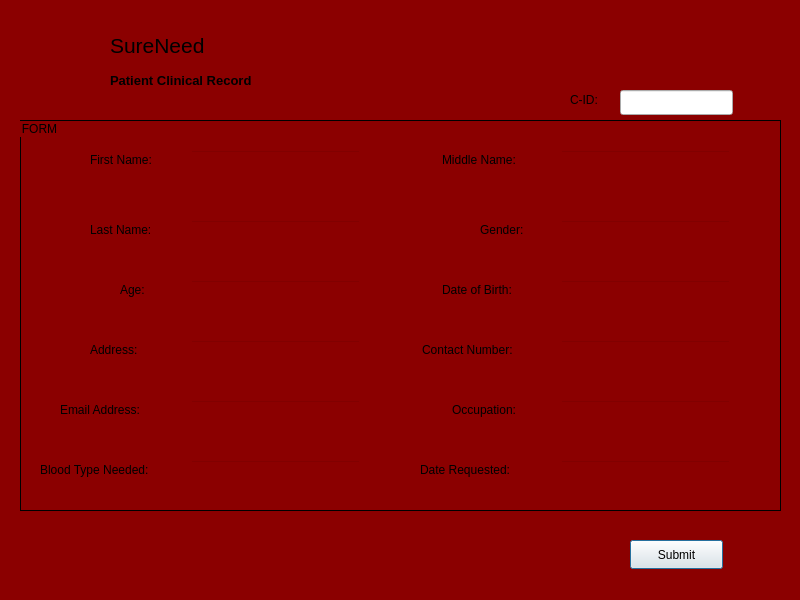
<?xml version="1.0" encoding="UTF-8"?>
<ui version="4.0">
 <class>RequestForm</class>
 <widget class="QDialog" name="RequestForm">
  <property name="geometry">
   <rect>
    <x>0</x>
    <y>0</y>
    <width>800</width>
    <height>600</height>
   </rect>
  </property>
  <property name="windowTitle">
   <string>Request Form</string>
  </property>
  <property name="styleSheet">
   <string notr="true">QDialog{
background: #8B0000;

}</string>
  </property>
  <widget class="QLabel" name="label_13">
   <property name="geometry">
    <rect>
     <x>10</x>
     <y>10</y>
     <width>131</width>
     <height>91</height>
    </rect>
   </property>
   <property name="styleSheet">
    <string notr="true">QWidget{
image: url(&quot;C:/Users/clint/Pictures/sblood.png&quot;);
}</string>
   </property>
   <property name="text">
    <string/>
   </property>
  </widget>
  <widget class="QLabel" name="label_12">
   <property name="geometry">
    <rect>
     <x>110</x>
     <y>30</y>
     <width>201</width>
     <height>31</height>
    </rect>
   </property>
   <property name="font">
    <font>
     <pointsize>16</pointsize>
     <bold>false</bold>
    </font>
   </property>
   <property name="text">
    <string>SureNeed</string>
   </property>
  </widget>
  <widget class="QLabel" name="label_14">
   <property name="geometry">
    <rect>
     <x>110</x>
     <y>70</y>
     <width>181</width>
     <height>21</height>
    </rect>
   </property>
   <property name="font">
    <font>
     <pointsize>10</pointsize>
     <bold>true</bold>
    </font>
   </property>
   <property name="text">
    <string>Patient Clinical Record</string>
   </property>
  </widget>
  <widget class="QLineEdit" name="txtMiddleName">
   <property name="geometry">
    <rect>
     <x>560</x>
     <y>150</y>
     <width>171</width>
     <height>25</height>
    </rect>
   </property>
   <property name="styleSheet">
    <string notr="true">QLineEdit{
border-bottom: 1px solid black;
background: transparent;
}
</string>
   </property>
  </widget>
  <widget class="QLineEdit" name="txtGender">
   <property name="geometry">
    <rect>
     <x>560</x>
     <y>220</y>
     <width>171</width>
     <height>25</height>
    </rect>
   </property>
   <property name="styleSheet">
    <string notr="true">QLineEdit{
border-bottom: 1px solid black;
background: transparent;
}
</string>
   </property>
  </widget>
  <widget class="QLineEdit" name="txtDateofBirth">
   <property name="geometry">
    <rect>
     <x>560</x>
     <y>280</y>
     <width>171</width>
     <height>25</height>
    </rect>
   </property>
   <property name="styleSheet">
    <string notr="true">QLineEdit{
border-bottom: 1px solid black;
background: transparent;
}
</string>
   </property>
  </widget>
  <widget class="QLineEdit" name="txtContactNumber">
   <property name="geometry">
    <rect>
     <x>560</x>
     <y>340</y>
     <width>171</width>
     <height>25</height>
    </rect>
   </property>
   <property name="styleSheet">
    <string notr="true">QLineEdit{
border-bottom: 1px solid black;
background: transparent;
}
</string>
   </property>
  </widget>
  <widget class="QLineEdit" name="txtOccupation">
   <property name="geometry">
    <rect>
     <x>560</x>
     <y>400</y>
     <width>171</width>
     <height>25</height>
    </rect>
   </property>
   <property name="styleSheet">
    <string notr="true">QLineEdit{
border-bottom: 1px solid black;
background: transparent;
}
</string>
   </property>
  </widget>
  <widget class="QLineEdit" name="txtDateRequested">
   <property name="geometry">
    <rect>
     <x>560</x>
     <y>460</y>
     <width>171</width>
     <height>25</height>
    </rect>
   </property>
   <property name="styleSheet">
    <string notr="true">QLineEdit{
border-bottom: 1px solid black;
background: transparent;
}
</string>
   </property>
  </widget>
  <widget class="QLabel" name="label_3">
   <property name="geometry">
    <rect>
     <x>420</x>
     <y>460</y>
     <width>121</width>
     <height>20</height>
    </rect>
   </property>
   <property name="text">
    <string>Date Requested:</string>
   </property>
  </widget>
  <widget class="QLabel" name="label_4">
   <property name="geometry">
    <rect>
     <x>452</x>
     <y>400</y>
     <width>91</width>
     <height>20</height>
    </rect>
   </property>
   <property name="text">
    <string>Occupation:</string>
   </property>
  </widget>
  <widget class="QLabel" name="label_5">
   <property name="geometry">
    <rect>
     <x>422</x>
     <y>340</y>
     <width>121</width>
     <height>20</height>
    </rect>
   </property>
   <property name="text">
    <string>Contact Number:</string>
   </property>
  </widget>
  <widget class="QLabel" name="label_6">
   <property name="geometry">
    <rect>
     <x>442</x>
     <y>280</y>
     <width>101</width>
     <height>20</height>
    </rect>
   </property>
   <property name="text">
    <string>Date of Birth:</string>
   </property>
  </widget>
  <widget class="QLabel" name="label_7">
   <property name="geometry">
    <rect>
     <x>480</x>
     <y>220</y>
     <width>63</width>
     <height>20</height>
    </rect>
   </property>
   <property name="text">
    <string>Gender:</string>
   </property>
  </widget>
  <widget class="QLabel" name="label_8">
   <property name="geometry">
    <rect>
     <x>442</x>
     <y>150</y>
     <width>101</width>
     <height>20</height>
    </rect>
   </property>
   <property name="text">
    <string>Middle Name:</string>
   </property>
  </widget>
  <widget class="QPushButton" name="pushButton">
   <property name="geometry">
    <rect>
     <x>630</x>
     <y>540</y>
     <width>93</width>
     <height>29</height>
    </rect>
   </property>
   <property name="text">
    <string>Submit</string>
   </property>
  </widget>
  <widget class="QLineEdit" name="txtCID">
   <property name="geometry">
    <rect>
     <x>620</x>
     <y>90</y>
     <width>113</width>
     <height>25</height>
    </rect>
   </property>
  </widget>
  <widget class="QLabel" name="label_16">
   <property name="geometry">
    <rect>
     <x>570</x>
     <y>90</y>
     <width>41</width>
     <height>20</height>
    </rect>
   </property>
   <property name="text">
    <string>C-ID:</string>
   </property>
  </widget>
  <widget class="QGroupBox" name="groupBox">
   <property name="geometry">
    <rect>
     <x>20</x>
     <y>120</y>
     <width>761</width>
     <height>391</height>
    </rect>
   </property>
   <property name="styleSheet">
    <string notr="true">QGroupBox{
border: 1px solid black;
}</string>
   </property>
   <property name="title">
    <string>FORM</string>
   </property>
   <widget class="QLineEdit" name="txtBloodTypeNeeded">
    <property name="geometry">
     <rect>
      <x>170</x>
      <y>340</y>
      <width>171</width>
      <height>25</height>
     </rect>
    </property>
    <property name="styleSheet">
     <string notr="true">QLineEdit{
border-bottom: 1px solid black;
background: transparent;
}
</string>
    </property>
   </widget>
   <widget class="QLabel" name="label_9">
    <property name="geometry">
     <rect>
      <x>20</x>
      <y>340</y>
      <width>141</width>
      <height>20</height>
     </rect>
    </property>
    <property name="text">
     <string>Blood Type Needed:</string>
    </property>
   </widget>
   <widget class="QLineEdit" name="txtEmailAddress">
    <property name="geometry">
     <rect>
      <x>170</x>
      <y>280</y>
      <width>171</width>
      <height>25</height>
     </rect>
    </property>
    <property name="styleSheet">
     <string notr="true">QLineEdit{
border-bottom: 1px solid black;
background: transparent;
}
</string>
    </property>
   </widget>
   <widget class="QLineEdit" name="txtAddress">
    <property name="geometry">
     <rect>
      <x>170</x>
      <y>220</y>
      <width>171</width>
      <height>25</height>
     </rect>
    </property>
    <property name="styleSheet">
     <string notr="true">QLineEdit{
border-bottom: 1px solid black;
background: transparent;
}
</string>
    </property>
   </widget>
   <widget class="QLineEdit" name="txtAge">
    <property name="geometry">
     <rect>
      <x>170</x>
      <y>160</y>
      <width>171</width>
      <height>25</height>
     </rect>
    </property>
    <property name="styleSheet">
     <string notr="true">QLineEdit{
border-bottom: 1px solid black;
background: transparent;
}
</string>
    </property>
   </widget>
   <widget class="QLineEdit" name="txtLastName">
    <property name="geometry">
     <rect>
      <x>170</x>
      <y>100</y>
      <width>171</width>
      <height>25</height>
     </rect>
    </property>
    <property name="styleSheet">
     <string notr="true">QLineEdit{
border-bottom: 1px solid black;
background: transparent;
}
</string>
    </property>
   </widget>
   <widget class="QLineEdit" name="txtFirstName">
    <property name="geometry">
     <rect>
      <x>170</x>
      <y>30</y>
      <width>171</width>
      <height>25</height>
     </rect>
    </property>
    <property name="styleSheet">
     <string notr="true">QLineEdit{
border-bottom: 1px solid black;
background: transparent;
}
</string>
    </property>
   </widget>
   <widget class="QLabel" name="label">
    <property name="geometry">
     <rect>
      <x>70</x>
      <y>30</y>
      <width>81</width>
      <height>20</height>
     </rect>
    </property>
    <property name="text">
     <string>First Name:</string>
    </property>
   </widget>
   <widget class="QLabel" name="label_2">
    <property name="geometry">
     <rect>
      <x>70</x>
      <y>100</y>
      <width>81</width>
      <height>20</height>
     </rect>
    </property>
    <property name="text">
     <string>Last Name:</string>
    </property>
   </widget>
   <widget class="QLabel" name="label_15">
    <property name="geometry">
     <rect>
      <x>100</x>
      <y>160</y>
      <width>63</width>
      <height>20</height>
     </rect>
    </property>
    <property name="text">
     <string>Age:</string>
    </property>
   </widget>
   <widget class="QLabel" name="label_11">
    <property name="geometry">
     <rect>
      <x>70</x>
      <y>220</y>
      <width>63</width>
      <height>20</height>
     </rect>
    </property>
    <property name="text">
     <string>Address:</string>
    </property>
   </widget>
   <widget class="QLabel" name="label_10">
    <property name="geometry">
     <rect>
      <x>40</x>
      <y>280</y>
      <width>101</width>
      <height>20</height>
     </rect>
    </property>
    <property name="text">
     <string>Email Address:</string>
    </property>
   </widget>
  </widget>
  <zorder>groupBox</zorder>
  <zorder>label_13</zorder>
  <zorder>label_12</zorder>
  <zorder>label_14</zorder>
  <zorder>txtMiddleName</zorder>
  <zorder>txtGender</zorder>
  <zorder>txtDateofBirth</zorder>
  <zorder>txtContactNumber</zorder>
  <zorder>txtOccupation</zorder>
  <zorder>txtDateRequested</zorder>
  <zorder>label_3</zorder>
  <zorder>label_4</zorder>
  <zorder>label_5</zorder>
  <zorder>label_6</zorder>
  <zorder>label_7</zorder>
  <zorder>label_8</zorder>
  <zorder>pushButton</zorder>
  <zorder>txtCID</zorder>
  <zorder>label_16</zorder>
 </widget>
 <resources/>
 <connections/>
</ui>
